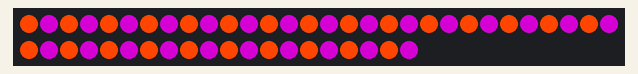
Recording of a sketch running on a simulated Arduino Uno, built with avr-gcc and run on an emulated ATmega328P. On the bench: 50 RGB LEDs in strip order, left to right, continuing on the next row. Dim RGB values are drawn brighter than linear; random numbers use the default seed unless the sketch sets one.

Above: at 0.2 s.
At 6.6 s:
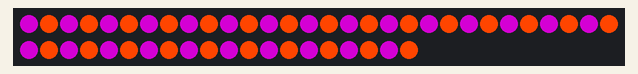
At 24.7 s:
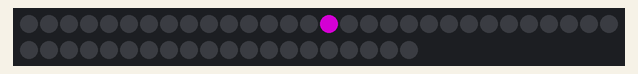

Measured:
- what the display in image 1 shows lasts 2.1 s, from 6.5 s to 8.6 s

The sketch:

main.ino
```cpp
#include <FastLED.h>

// user definitions

#define data_pin 6  // define the data pin connected to the data input DIN of the LED strip
#define num_leds 50 // define the number of LEDs in the strip
String my_words[] = {"help","run","imhere","upsidedown","demogorgon"}; // define words to spell with LEDs

// RGB color order
#define color_order RGB

// CRGB object for storing LED data
CRGB leds[num_leds];

void setup(){

  // set up FastLED
  FastLED.addLeds<WS2811, data_pin, color_order>(leds, num_leds);
}

void loop(){

  // blink leds orange and purple
  blink();
  blink();

  // turn off leds without delay
  turn_off_all_leds();

  // scroll forward and backwards
  scroll();
  reverse_scroll();

   // print randomly choosen word with LEDs
   light_word( generate_word() );
}

void blink(){

  int my_delay = 2000;

  for(int i = 0; i < num_leds; i++){

    if(i % 2 == 0){
        leds[i] = CRGB::OrangeRed;
        FastLED.show();
        }

    if(i % 2 == 1){
        leds[i] = CRGB::Purple;
        FastLED.show();
        }
  }

  delay(my_delay);

  for(int i = 0; i < num_leds; i++){
    if(i % 2 == 0){
        leds[i] = CRGB::Purple;
        FastLED.show();
    }

    if(i % 2 == 1){
        leds[i] = CRGB::OrangeRed;
        FastLED.show();
        }
  }

  delay(my_delay);
}

void turn_off_all_leds(){

  for(int i=0; i < num_leds; i++){
    leds[i] = CRGB::Black;
    FastLED.show();
  }
}

// scroll forward through led[0] to led[num_leds-1]
void scroll(){

  int my_delay = 50;

  for(int i=0; i < num_leds; i++){
    light_led(i, my_delay);
    leds[i] = CRGB::Black;
    FastLED.show();
  }
}

// scroll backward through led[num_leds-1] to led[0]
void reverse_scroll(){

  int my_delay = 50;

  for(int i = num_leds-1; i >= 1; i--){
    light_led(i, my_delay);
    leds[i] = CRGB::Black;
    FastLED.show();
   }
}

// randomly choose word from my_words array
String generate_word() {

   // calculate number of elements in array by finding bits of each element, since each element is of same type
   int arr_size = sizeof(my_words) / sizeof(my_words[0]);

   // generate random number
   int ran_number = random(0 , arr_size);

   // find word in my_words[]
   for(int i = 0; i < arr_size; i++){
      if(i == ran_number){
          return my_words[i];
        }
   }
}

// convert char in word to led number
void light_word(String my_word){

  int my_delay = 2000;
  int alphabet = 26;

  // map ascii character decimal value to led number by subtracting a constant
  int ascii_offset = 97 - (((num_leds - alphabet)/2 - 1) );

   for(int i = 0; i < my_word.length(); i++) {

    int led_number = my_word[i] - ascii_offset;

    // light led with color
    light_led(led_number, my_delay);

    // turn off all leds
    turn_off_all_leds();
    }
}

// lights the led purple or orange
void light_led(int led_number, int my_delay){

    if(led_number % 2 == 0){
        leds[led_number] = CRGB::OrangeRed;
        FastLED.show();
        delay(my_delay);
        }

    if(led_number % 2 == 1){
        leds[led_number] = CRGB::Purple;
        FastLED.show();
        delay(my_delay);
        }
}
```
